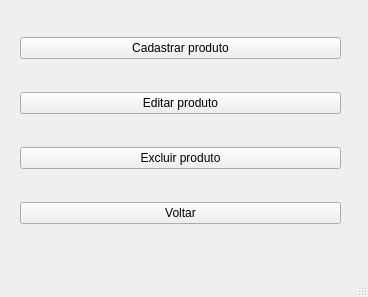
<?xml version="1.0" encoding="UTF-8"?>
<ui version="4.0">
 <class>GerirEstoque</class>
 <widget class="QMainWindow" name="GerirEstoque">
  <property name="geometry">
   <rect>
    <x>0</x>
    <y>0</y>
    <width>368</width>
    <height>297</height>
   </rect>
  </property>
  <property name="windowTitle">
   <string>MainWindow</string>
  </property>
  <widget class="QWidget" name="centralwidget">
   <widget class="QWidget" name="layoutWidget">
    <property name="geometry">
     <rect>
      <x>20</x>
      <y>10</y>
      <width>321</width>
      <height>241</height>
     </rect>
    </property>
    <layout class="QVBoxLayout" name="verticalLayout">
     <item>
      <widget class="QPushButton" name="bt_cad_produto">
       <property name="text">
        <string>Cadastrar produto</string>
       </property>
      </widget>
     </item>
     <item>
      <widget class="QPushButton" name="bt_edit_produto">
       <property name="text">
        <string>Editar produto</string>
       </property>
      </widget>
     </item>
     <item>
      <widget class="QPushButton" name="bt_excl_produto">
       <property name="text">
        <string>Excluir produto</string>
       </property>
      </widget>
     </item>
     <item>
      <widget class="QPushButton" name="bt_voltar">
       <property name="text">
        <string>Voltar</string>
       </property>
      </widget>
     </item>
    </layout>
   </widget>
  </widget>
  <widget class="QStatusBar" name="statusbar"/>
 </widget>
 <resources/>
 <connections/>
</ui>
